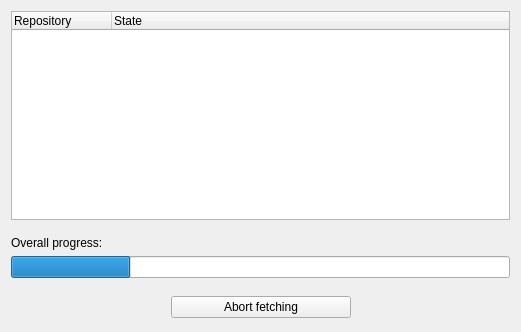
<ui version="4.0" >
 <author>Borys Jurgiel</author>
 <class>QgsPluginInstallerFetchingDialogBase</class>
 <widget class="QDialog" name="QgsPluginInstallerFetchingDialogBase" >
  <property name="geometry" >
   <rect>
    <x>0</x>
    <y>0</y>
    <width>521</width>
    <height>332</height>
   </rect>
  </property>
  <property name="windowTitle" >
   <string>Fetching repositories</string>
  </property>
  <property name="windowIcon" >
   <iconset resource="resources.qrc" >:/plugins/installer/qgis-icon.png</iconset>
  </property>
  <layout class="QGridLayout" >
   <item row="1" column="0" >
    <spacer>
     <property name="orientation" >
      <enum>Qt::Vertical</enum>
     </property>
     <property name="sizeType" >
      <enum>QSizePolicy::Fixed</enum>
     </property>
     <property name="sizeHint" >
      <size>
       <width>249</width>
       <height>10</height>
      </size>
     </property>
    </spacer>
   </item>
   <item row="2" column="0" >
    <widget class="QLabel" name="label1" >
     <property name="text" >
      <string>Overall progress:</string>
     </property>
    </widget>
   </item>
   <item row="3" column="0" >
    <widget class="QProgressBar" name="progressBar" >
     <property name="value" >
      <number>24</number>
     </property>
     <property name="alignment" >
      <set>Qt::AlignHCenter</set>
     </property>
     <property name="textDirection" >
      <enum>QProgressBar::TopToBottom</enum>
     </property>
     <property name="format" >
      <string/>
     </property>
    </widget>
   </item>
   <item row="4" column="0" >
    <spacer>
     <property name="orientation" >
      <enum>Qt::Vertical</enum>
     </property>
     <property name="sizeType" >
      <enum>QSizePolicy::Fixed</enum>
     </property>
     <property name="sizeHint" >
      <size>
       <width>248</width>
       <height>10</height>
      </size>
     </property>
    </spacer>
   </item>
   <item row="5" column="0" >
    <layout class="QHBoxLayout" >
     <item>
      <spacer>
       <property name="orientation" >
        <enum>Qt::Horizontal</enum>
       </property>
       <property name="sizeType" >
        <enum>QSizePolicy::MinimumExpanding</enum>
       </property>
       <property name="sizeHint" >
        <size>
         <width>140</width>
         <height>27</height>
        </size>
       </property>
      </spacer>
     </item>
     <item>
      <widget class="QPushButton" name="buttonSkip" >
       <property name="sizePolicy" >
        <sizepolicy vsizetype="Fixed" hsizetype="Fixed" >
         <horstretch>0</horstretch>
         <verstretch>0</verstretch>
        </sizepolicy>
       </property>
       <property name="minimumSize" >
        <size>
         <width>180</width>
         <height>0</height>
        </size>
       </property>
       <property name="focusPolicy" >
        <enum>Qt::NoFocus</enum>
       </property>
       <property name="text" >
        <string>Abort fetching</string>
       </property>
       <property name="autoDefault" >
        <bool>false</bool>
       </property>
       <property name="default" >
        <bool>false</bool>
       </property>
       <property name="flat" >
        <bool>false</bool>
       </property>
      </widget>
     </item>
     <item>
      <spacer>
       <property name="orientation" >
        <enum>Qt::Horizontal</enum>
       </property>
       <property name="sizeType" >
        <enum>QSizePolicy::MinimumExpanding</enum>
       </property>
       <property name="sizeHint" >
        <size>
         <width>140</width>
         <height>27</height>
        </size>
       </property>
      </spacer>
     </item>
    </layout>
   </item>
   <item row="0" column="0" >
    <widget class="QTreeWidget" name="treeWidget" >
     <property name="enabled" >
      <bool>true</bool>
     </property>
     <property name="horizontalScrollBarPolicy" >
      <enum>Qt::ScrollBarAsNeeded</enum>
     </property>
     <property name="showDropIndicator" stdset="0" >
      <bool>false</bool>
     </property>
     <property name="selectionMode" >
      <enum>QAbstractItemView::NoSelection</enum>
     </property>
     <property name="horizontalScrollMode" >
      <enum>QAbstractItemView::ScrollPerItem</enum>
     </property>
     <property name="rootIsDecorated" >
      <bool>false</bool>
     </property>
     <property name="itemsExpandable" >
      <bool>false</bool>
     </property>
     <column>
      <property name="text" >
       <string>Repository</string>
      </property>
     </column>
     <column>
      <property name="text" >
       <string>State</string>
      </property>
     </column>
    </widget>
   </item>
  </layout>
 </widget>
 <resources>
  <include location="resources.qrc" />
 </resources>
 <connections>
  <connection>
   <sender>buttonSkip</sender>
   <signal>clicked()</signal>
   <receiver>QgsPluginInstallerFetchingDialogBase</receiver>
   <slot>reject()</slot>
   <hints>
    <hint type="sourcelabel" >
     <x>350</x>
     <y>321</y>
    </hint>
    <hint type="destinationlabel" >
     <x>250</x>
     <y>76</y>
    </hint>
   </hints>
  </connection>
 </connections>
</ui>
